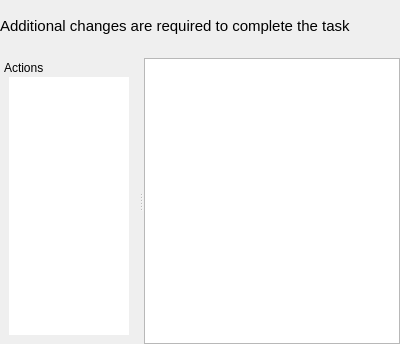
<?xml version="1.0" encoding="UTF-8"?>
<ui version="4.0">
 <class>KpkRequirements</class>
 <widget class="QWidget" name="KpkRequirements">
  <property name="geometry">
   <rect>
    <x>0</x>
    <y>0</y>
    <width>400</width>
    <height>344</height>
   </rect>
  </property>
  <layout class="QGridLayout" name="gridLayout_2">
   <property name="margin">
    <number>0</number>
   </property>
   <item row="0" column="0">
    <widget class="QLabel" name="label">
     <property name="sizePolicy">
      <sizepolicy hsizetype="Expanding" vsizetype="Fixed">
       <horstretch>0</horstretch>
       <verstretch>0</verstretch>
      </sizepolicy>
     </property>
     <property name="font">
      <font>
       <pointsize>11</pointsize>
      </font>
     </property>
     <property name="text">
      <string>Additional changes are required to complete the task</string>
     </property>
     <property name="wordWrap">
      <bool>true</bool>
     </property>
    </widget>
   </item>
   <item row="1" column="0">
    <widget class="QSplitter" name="splitter">
     <property name="orientation">
      <enum>Qt::Horizontal</enum>
     </property>
     <property name="opaqueResize">
      <bool>false</bool>
     </property>
     <property name="handleWidth">
      <number>6</number>
     </property>
     <property name="childrenCollapsible">
      <bool>false</bool>
     </property>
     <widget class="QDockWidget" name="dockWidget">
      <property name="features">
       <set>QDockWidget::NoDockWidgetFeatures</set>
      </property>
      <property name="windowTitle">
       <string>Actions</string>
      </property>
      <widget class="QWidget" name="dockWidgetContents">
       <layout class="QGridLayout" name="gridLayout">
        <property name="topMargin">
         <number>0</number>
        </property>
        <item row="0" column="0">
         <widget class="QListView" name="actionsView">
          <property name="sizePolicy">
           <sizepolicy hsizetype="Preferred" vsizetype="Preferred">
            <horstretch>0</horstretch>
            <verstretch>0</verstretch>
           </sizepolicy>
          </property>
          <property name="contextMenuPolicy">
           <enum>Qt::NoContextMenu</enum>
          </property>
          <property name="frameShape">
           <enum>QFrame::NoFrame</enum>
          </property>
          <property name="editTriggers">
           <set>QAbstractItemView::NoEditTriggers</set>
          </property>
          <property name="showDropIndicator" stdset="0">
           <bool>false</bool>
          </property>
          <property name="selectionMode">
           <enum>QAbstractItemView::SingleSelection</enum>
          </property>
          <property name="resizeMode">
           <enum>QListView::Adjust</enum>
          </property>
         </widget>
        </item>
       </layout>
      </widget>
     </widget>
     <widget class="QTreeView" name="packageView">
      <property name="sizePolicy">
       <sizepolicy hsizetype="MinimumExpanding" vsizetype="MinimumExpanding">
        <horstretch>0</horstretch>
        <verstretch>0</verstretch>
       </sizepolicy>
      </property>
      <property name="editTriggers">
       <set>QAbstractItemView::NoEditTriggers</set>
      </property>
      <property name="showDropIndicator" stdset="0">
       <bool>false</bool>
      </property>
      <property name="alternatingRowColors">
       <bool>true</bool>
      </property>
      <property name="rootIsDecorated">
       <bool>false</bool>
      </property>
      <property name="itemsExpandable">
       <bool>false</bool>
      </property>
      <property name="expandsOnDoubleClick">
       <bool>false</bool>
      </property>
     </widget>
    </widget>
   </item>
  </layout>
 </widget>
 <resources/>
 <connections/>
</ui>
